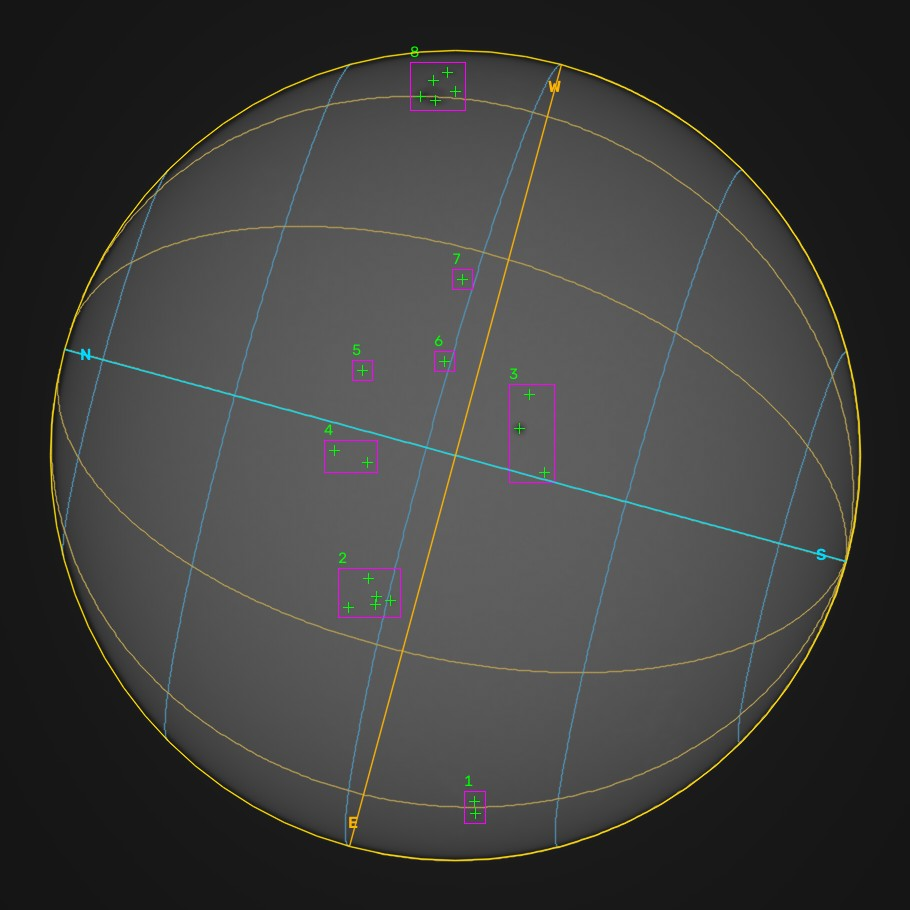
#> input picture examples/20250430140810_grid.jpg, 910 x 910 px
$ python -i detection.py   (imports and definitions only)
#> lines starting #> are read from the running program, lines starting #| are printed output that depends on the picture
"""Detection routines extracted from the supplied new002 prototype.

Pixel thresholds and seed-based grouping preserve legacy behavior.
These are candidate detections, not verified Zurich classifications.
"""
import cv2
import numpy as np

def preprocess_for_detection(gray):
    clahe = cv2.createCLAHE(clipLimit=4.0, tileGridSize=(4, 4))
    enhanced = clahe.apply(gray)
    sharpen_kernel = np.array([[0, -1, 0], [-1, 5, -1], [0, -1, 0]])
    sharpened = cv2.filter2D(enhanced, -1, sharpen_kernel)
    blurred = cv2.GaussianBlur(sharpened, (3, 3), 0)
    return blurred

# [46 lines left out: functions detect_solar_disk, detect_sunspots_from_masked, group_sunspots_with_labels, not called in this run]

>>> import cv2
>>> picture = cv2.imread('../../examples/20250430140810_grid.jpg', cv2.IMREAD_GRAYSCALE)
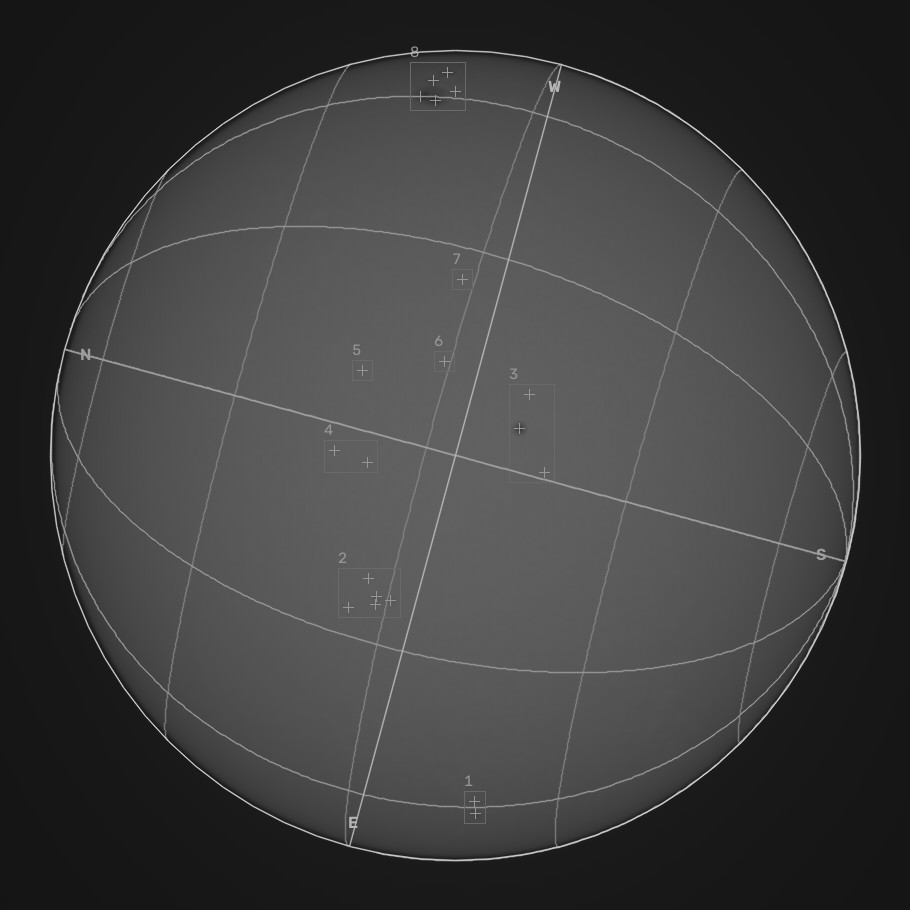
#> picture: shape (910, 910); min 13, max 215, mean 61.2
>>> result = preprocess_for_detection(picture)
#> in preprocess_for_detection, `enhanced = clahe.apply(gray)`:
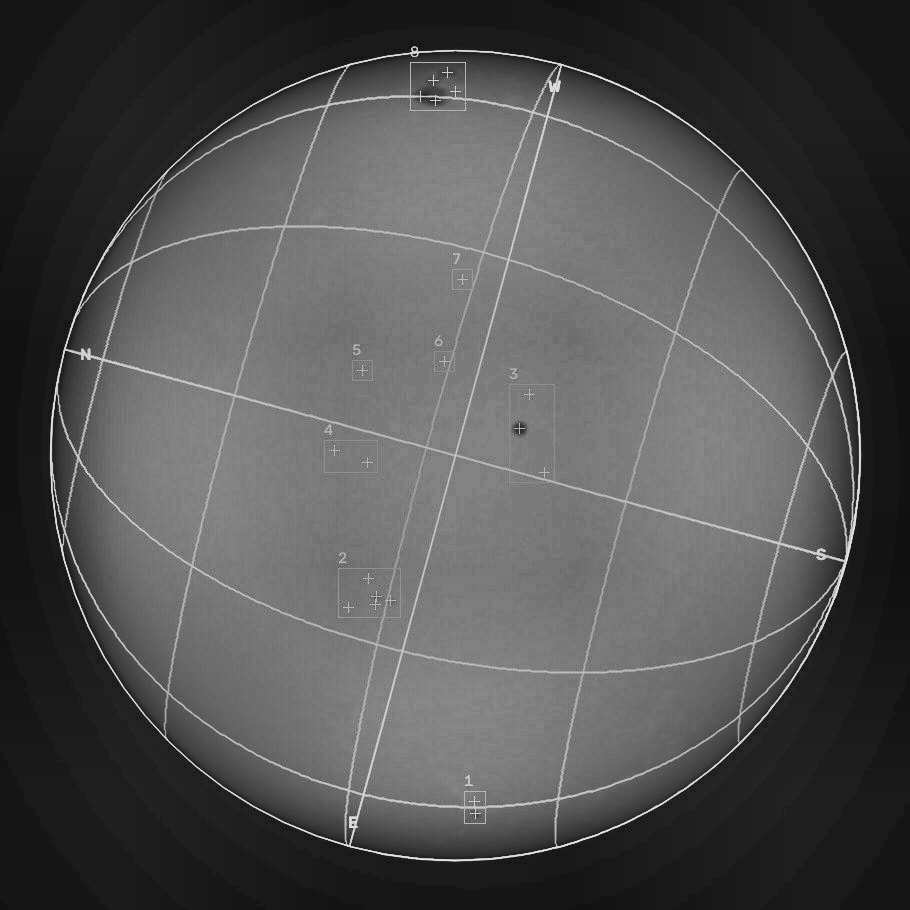
#> enhanced: shape (910, 910); min 7, max 234, mean 81.3

$ run again, on examples/20250430140810_comparison.png
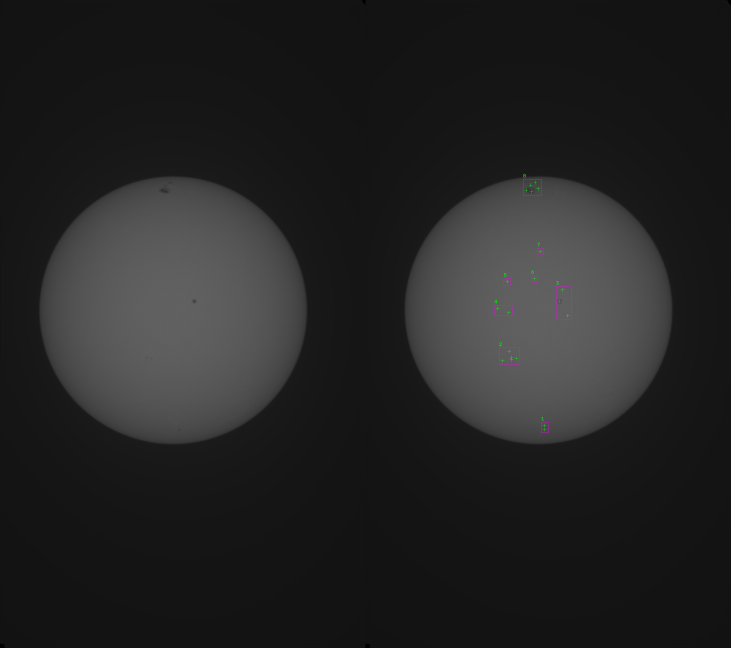
#> input picture examples/20250430140810_comparison.png, 2192 x 1944 px (shown at 1/3 size)
#> in preprocess_for_detection, `enhanced = clahe.apply(gray)`:
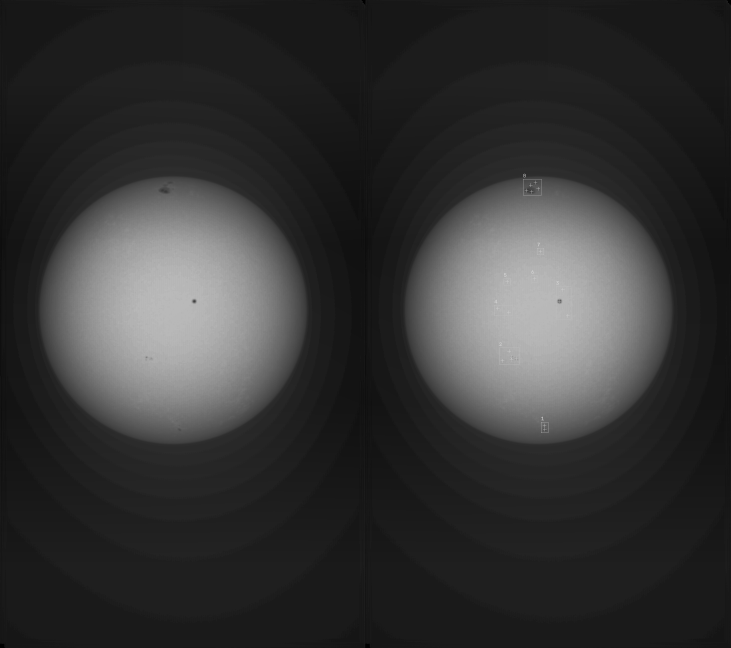
#> enhanced: shape (1944, 2192) (shown at 1/3 size); min 1, max 211, mean 52.3
